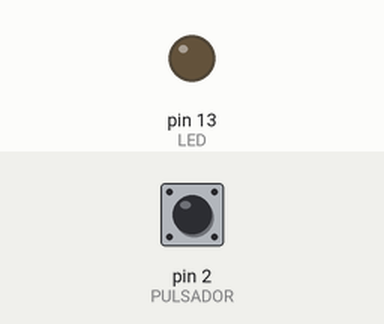
Recording of a sketch running on a simulated Arduino Uno, built with avr-gcc and run on an emulated ATmega328P. Parts: output pins drawn as LEDs (lit = HIGH). The test bench sets the inputs (shaded band); at power-on: pin 2 (PULSADOR) LOW.

Above: at 1.2 s.
1.3 s: pin 2 (PULSADOR) pulled HIGH for 0.15 s
At 2.4 s:
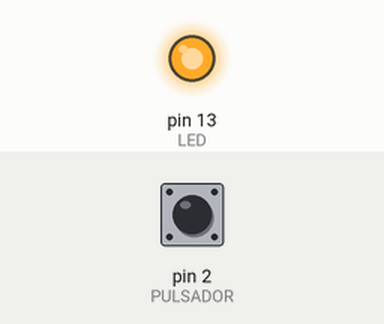
2.9 s: pin 2 (PULSADOR) pulled HIGH for 1 s
At 3.7 s:
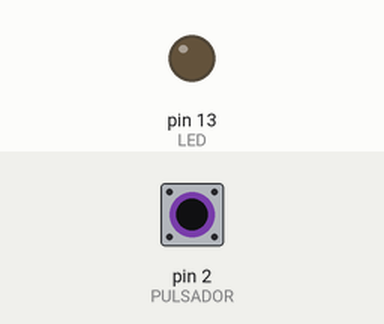
5.4 s: pin 2 (PULSADOR) pulled HIGH for 3.2 s
At 6.8 s:
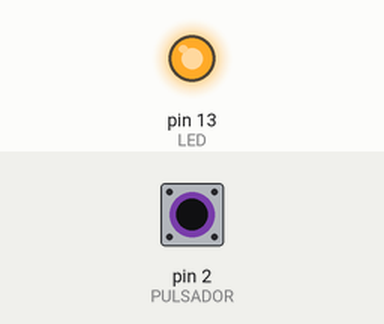
Timing chart, 0 to 8.4 s (numbered marks = the images above; inputs shaded):
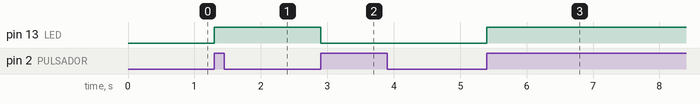

The sketch:

Interrupcion.ino
```cpp
int LED = 13;
int PULSADOR = 2;
int INTERRUPCION = 0;
volatile int  estado = LOW;

void setup(){
  pinMode(LED, OUTPUT);
  pinMode(PULSADOR, INPUT);
  attachInterrupt(digitalPinToInterrupt(PULSADOR), manejadorPulsador,RISING);
  digitalWrite(LED, estado);
}

void manejadorPulsador(){
  estado = !estado;
}

void loop(){
  digitalWrite(LED, estado);
}
```

Measured:
- after the input at 1.3 s, pin 13 (LED): LOW → HIGH at once
- after the input at 2.9 s, pin 13 (LED): HIGH → LOW at once
- after the input at 5.4 s, pin 13 (LED): LOW → HIGH at once
